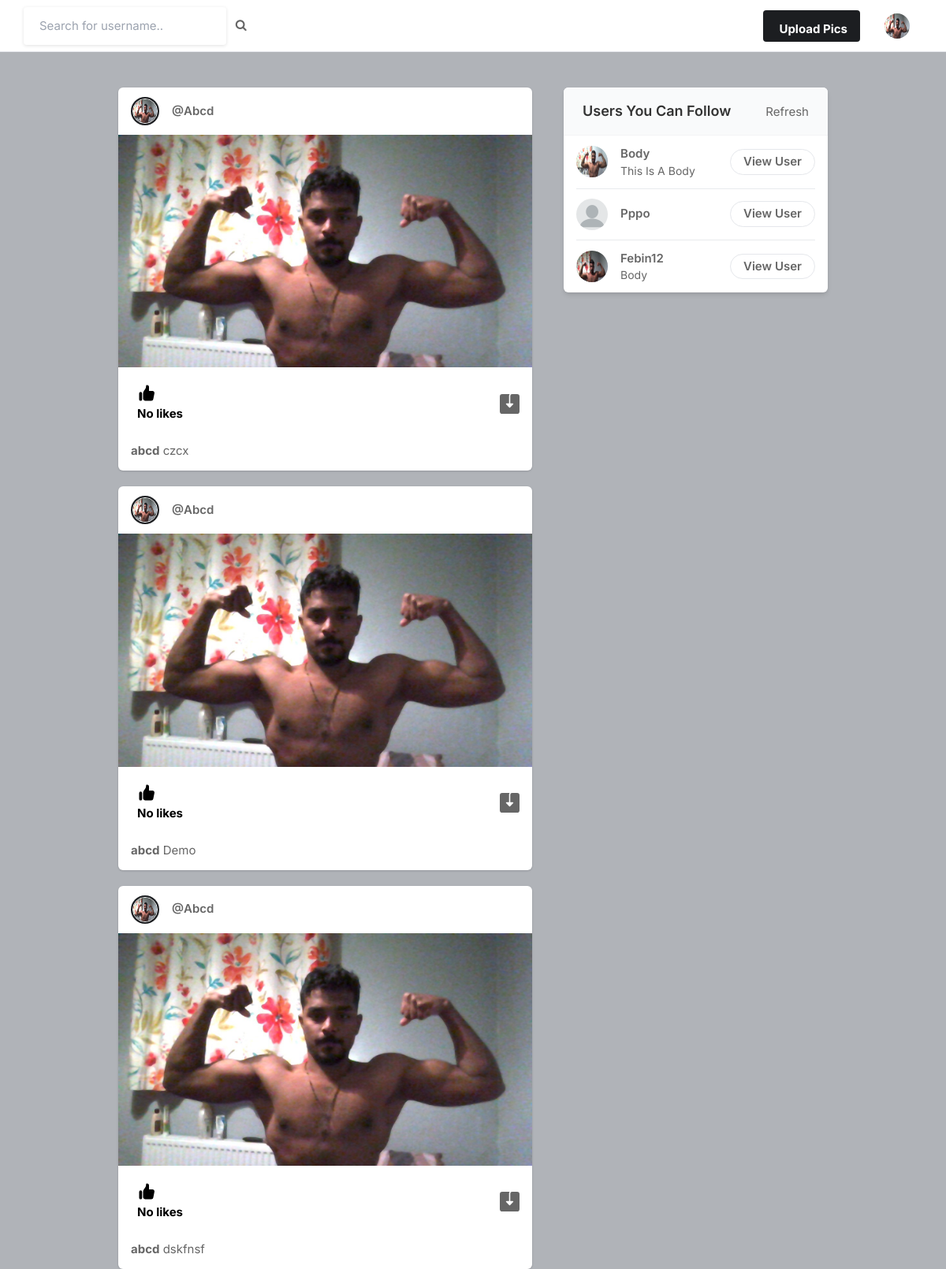
Screenshot of / (signed in) with the database file from the repository.
### core/models.py (models this page shows, shortened)
class Profile(models.Model):
    user=models.ForeignKey(User,on_delete=models.CASCADE)
    id_user=models.IntegerField()
    bio=models.TextField(blank=True)
    profileimg=models.ImageField(upload_to='profile_images',default='blank-profile-picture.png')
    location=models.CharField(max_length=100,blank=True)

class Post(models.Model):
    id=models.UUIDField(primary_key=True,default=uuid.uuid4)
    user=models.CharField(max_length=100)
    image=models.ImageField(upload_to='post_images')
    caption=models.TextField()
    created_at=models.DateTimeField(default=datetime.now)
    no_of_likes=models.IntegerField(default=0)

### core/views.py (the view)
# urls.py: path('',views.index,name='index'),
@login_required(login_url='signin')
def index(request):
    user_object=User.objects.get(username=request.user.username)
    user_profile=Profile.objects.get(user=user_object)
    user_following_list=[]
    feed=[]
    user_following=FollowersCount.objects.filter(follower=request.user.username)
    for users in user_following:
        user_following_list.append(users.user)
    for usernames in user_following_list:
        feed_lists=Post.objects.filter(user=usernames)
        feed.append(feed_lists)
    feed_list=list(chain(*feed))
    all_users=User.objects.all()
    user_following_all=[]
    for user in user_following:
        user_list=User.objects.get(username=user.user)
        user_following_all.append(user_list)
    new_suggestions_list=[x for x in list(all_users) if (x not in list(user_following_all))]
    current_user=User.objects.filter(username=request.user.username)
    final_suggestions_list=[x for x in list(new_suggestions_list) if (x not in list(current_user))]
    random.shuffle(final_suggestions_list)
    username_profile=[]
    username_profile_list=[]
    for users in final_suggestions_list:
        username_profile.append(users.id)
    for ids in username_profile:
        profile_lists=Profile.objects.filter(id_user=ids)
        username_profile_list.append(profile_lists)
    suggestions_username_profile_list=list(chain(*username_profile_list))
    return render(request,'index.html',{'user_profile':user_profile, 'posts':feed_list,'suggestions_username_profile_list':suggestions_username_profile_list[:4] })

### templates/index.html (shortened to what this page needs)
{% load static %}
<!DOCTYPE html>
<html lang="en">
<head>
    <link rel="stylesheet" href="{% static 'assets/css/icons.css' %}">
    <link rel="stylesheet" href="{% static 'assets/css/uikit.css' %}">
    <link rel="stylesheet" href="{% static 'assets/css/style.css' %}">
    <link rel="stylesheet" href="{% static 'assets/css/tailwind.css' %}">
    <link rel="stylesheet" href="https://cdnjs.cloudflare.com/ajax/libs/font-awesome/4.7.0/css/font-awesome.min.css">
</head>
<body>
            <header>
                <div class="header_inner">
                    <form action="/search" method="POST">
                    <div class="left-side">
                            <input type="text" name="username" placeholder="Search for username..">&nbsp; &nbsp;
                            <button type="submit"> <i class="fa fa-search fa-1x"></i> </button>
                    </div>
                    </form>
                    <div class="right-side lg:pr-4">
                        <a href="#"
                            class="bg-pink-500 flex font-bold hidden hover:bg-pink-600 hover:text-white inline-block items-center lg:block max-h-10 mr-4 px-4 py-2 rounded shado text-white">
                              Upload Pics                         </a>
                        <a href="#">
                            <img src="{{user_profile.profileimg.url}}" class="header-avatar" alt="">
                        </a>
                    </div>
                </div>
            </header>
            <div class="container m-auto">
                <div class="lg:flex justify-center lg:space-x-10 lg:space-y-0 space-y-5">
                    <div class="space-y-5 flex-shrink-0 lg:w-7/12">
                        {% for post in posts reversed %}
                        <div class="bg-white shadow rounded-md  -mx-2 lg:mx-0">
                            <div class="flex justify-between items-center px-4 py-3">
                                <div class="flex flex-1 items-center space-x-4">
                                    <a href="#">
                                        <div class="bg-gradient-to-tr from-yellow-600 to-pink-600 p-0.5 rounded-full">
                                            <img src="{{user_profile.profileimg.url}}" class="bg-gray-200 border border-white rounded-full w-8 h-8">
                                        </div>
                                    </a>
                                    <span class="block capitalize font-semibold "> <a href="/profile/{{post.user}}"> @{{post.user}}</a> </span>
                                </div>
                              <div>
                                <a href="#"> <i class="icon-feather-more-horizontal text-2xl hover:bg-gray-200 rounded-full p-2 transition -mr-1 "></i> </a>
                              </div>
                            </div>
                            <div uk-lightbox>
                                <a href="{{post.image.url}}">
                                    <img src="{{post.image.url}}" alt="">
                                </a>
                            </div>
                            <div class="py-3 px-4 space-y-3">
                                <div class="flex space-x-4 lg:font-bold">
                                    <a href="/like-post?post_id={{post.id}}" class="flex items-center space-x-2">
                                        <div class="p-2 rounded-full text-black">
                                            {% if post.no_of_likes == 0 %}
                                            <p>No likes</p>
                                            {% elif post.no_of_likes == 1 %}
                                            <p>Liked by {{post.no_of_likes}} person</p>
                                            {% else %}
                                            <p>Liked by {{post.no_of_likes}} person</p>
                                            {% endif %}
                                        </div>
                                    </a>
                                    <a href="{{post.image.url}}" class="flex items-center space-x-2 flex-1 justify-end" download>
                                    </a>
                                </div>
                                <p>
                                    <a href="/profile/{{post.user}}"> <strong>{{post.user}}</strong></a> {{post.caption}}
                                </p>
                            </div>
                        </div>
                        {% endfor %}
                    </div>
                    <div class="lg:w-5/12">
                        <div class="bg-white  shadow-md rounded-md overflow-hidden">
                            <div class="bg-gray-50  border-b border-gray-100 flex items-baseline justify-between py-4 px-6 ">
                                <h2 class="font-semibold text-lg">Users You Can Follow</h2>
                                <a href="#"> Refresh</a>
                            </div>
                            <div class="divide-gray-300 divide-gray-50 divide-opacity-50 divide-y px-4 ">
                                {% for suggestion in suggestions_username_profile_list %}
                                <div class="flex items-center justify-between py-3">
                                    <div class="flex flex-1 items-center space-x-4">
                                        <a href="/profile/{{suggestion.user}}">
                                            <img src="{{suggestion.profileimg.url}}" class="bg-gray-200 rounded-full w-10 h-10">
                                        </a>
                                        <div class="flex flex-col">
                                            <span class="block capitalize font-semibold"> {{suggestion.user}} </span>
                                            <span class="block capitalize text-sm"> {{suggestion.bio}} </span>
                                        </div>
                                    </div>
                                    <a href="/profile/{{suggestion.user}}" class="border border-gray-200 font-semibold px-4 py-1 rounded-full hover:bg-pink-600 hover:text-white hover:border-pink-600 "> View User </a>
                                </div>
                                {% endfor %}
                            </div>
                        </div>
                    </div>
                </div>
            </div>
</body>
</html>

### static/assets/css/style.css (style rules this page uses)
body { background-color: #B0B3B8!important; }
button { vertical-align: middle; }
input { height: 48px; line-height: 48px; padding: 0 20px; outline: none; font-size: 15px; color: #808080; max-width: 100%; width: 100%; -webkit-box-sizing: border-box; box-sizing: border-box; display: block; font-weight: 400; opacity: 1; border-radius: 4px; border: none; -webkit-box-shadow: 0 1px 4px 0px rgba(0, 0, 0, 0.12); box-shadow: 0 1px 4px 0px rgba(0, 0, 0, 0.12); }
input[type="text"], input[type="password"], input[type="email"], input[type="number"] { height: 48px; line-height: 48px; padding: 0 20px; outline: none; font-size: 15px; color: #808080; max-width: 100%; width: 100%; -webkit-box-sizing: border-box; box-sizing: border-box; display: block; font-weight: 400; opacity: 1; border-radius: 4px; border: none; -webkit-box-shadow: 0 1px 4px 0px rgba(0, 0, 0, 0.12); box-shadow: 0 1px 4px 0px rgba(0, 0, 0, 0.12); }
input { -webkit-transition: all 0.1s ease-in-out; transition: all 0.1s ease-in-out; }
::placeholder { color: #808080; opacity: 1; }
button { border: none; margin: 0; padding: 0; width: auto; overflow: visible; background: transparent; color: inherit; font: inherit; line-height: normal; cursor: pointer; }
a { color: #be185d; -webkit-transition: 0.3s; transition: 0.3s; outline: none !important; }
button { outline: none !important; }
img { max-width: 100%; }
body { color: #666; font-size: 15px; line-height: 27px; background-color: #f0f2f5; font-family: "Inter", sans-serif; text-transform: none; }
body p { font-size: 15px; line-height: 27px; }
h1, h2, h3, h4, h5, h6 { font-family: "Inter", sans-serif; text-transform: none; }
input[type="text"], input[type="password"], input[type="email"] { font-family: "Inter", sans-serif; text-transform: none; }
button, body .pac-container { font-family: "Inter", sans-serif; text-transform: none; }
h1, h2, h3, h4, h5, h6 { color: #333; font-weight: 500; margin: 0; padding: 0; }
h2 { font-size: 26px; }
b, strong { font-weight: 700 !important; }
@media (min-width: 1024px) { .container { max-width: 900px !important; padding-top: 45px; } }
header { background-color: #fff; left: 0; right: 0; top: 0; z-index: 99; height: 66px; display: -webkit-box; display: -ms-flexbox; display: flex; -webkit-box-align: center; -ms-flex-align: center; align-items: center; border-bottom: 1px solid #e5e7eb; }
header .header_inner { display: -webkit-box; display: -ms-flexbox; display: flex; -webkit-box-align: center; -ms-flex-align: center; align-items: center; max-width: 1090px; margin: auto; width: 100%; max-width: 100% !important; padding: 0 30px; }
header .header_inner .left-side { display: -webkit-box; display: -ms-flexbox; display: flex; -webkit-box-align: center; -ms-flex-align: center; align-items: center; }
header .header_inner .right-side { display: -webkit-box; display: -ms-flexbox; display: flex; -webkit-box-align: center; -ms-flex-align: center; align-items: center; -webkit-box-pack: end; -ms-flex-pack: end; justify-content: flex-end; margin-left: auto; }
header .header_inner .right-side .header-avatar { width: 32px; height: 32px; border-radius: 100%; margin-left: 15px; }

### rows the page displays
Profile: profileimg (picture)
Post: profileimg (picture), user "Abcd", image (picture), no_of_likes "No likes", user "abcd", caption "czcx"
Post: profileimg (picture), user "Abcd", image (picture), no_of_likes "No likes", user "abcd", caption "Demo"
Post: profileimg (picture), user "Abcd", image (picture), no_of_likes "No likes", user "abcd", caption "dskfnsf"
Profile: profileimg (picture), user "Body", bio "This Is A Body"
Profile: profileimg (placeholder picture), user "Pppo"
Profile: profileimg (picture), user "Febin12", bio "Body"
